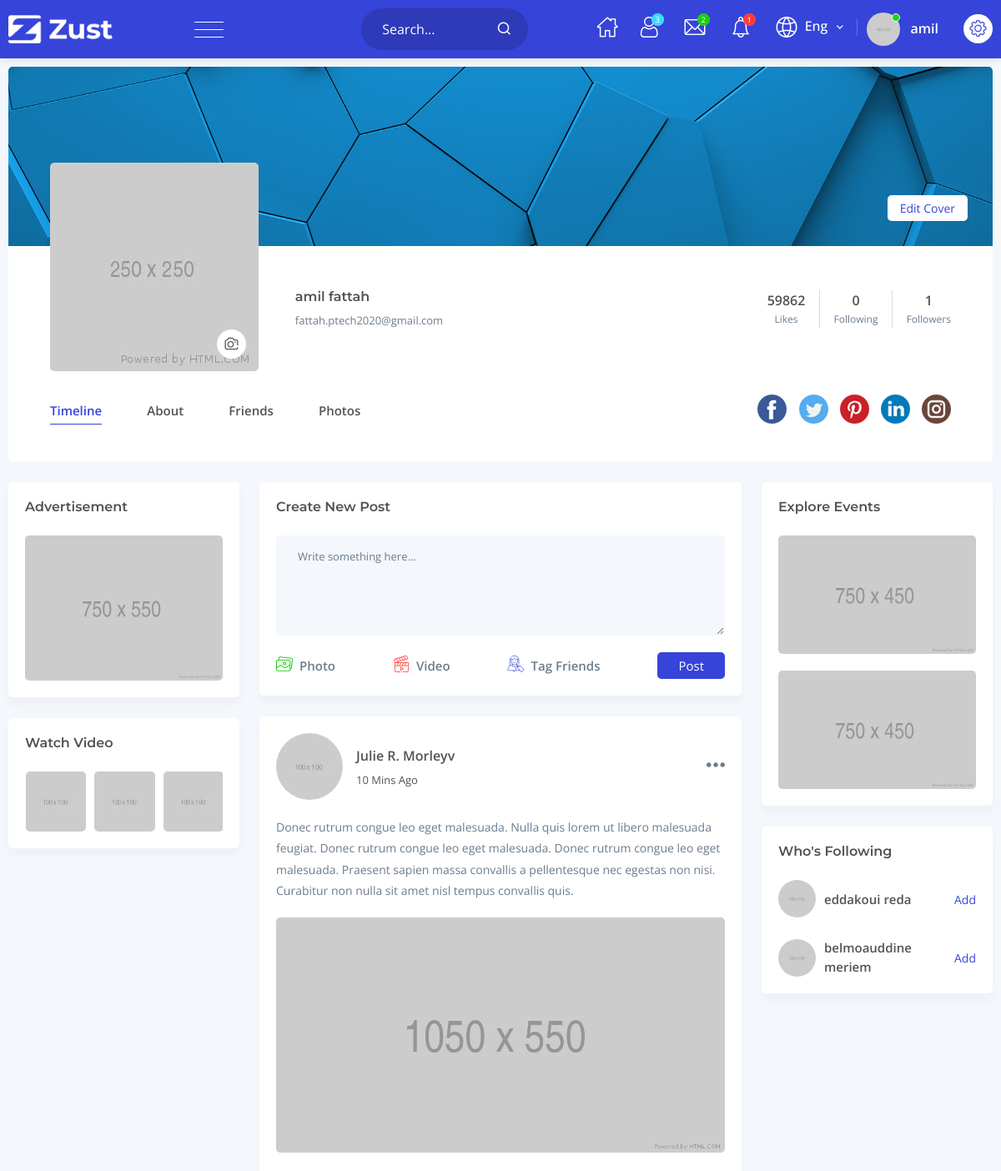
Before: /my-profile.php (signed in, upper part) with the older database file.
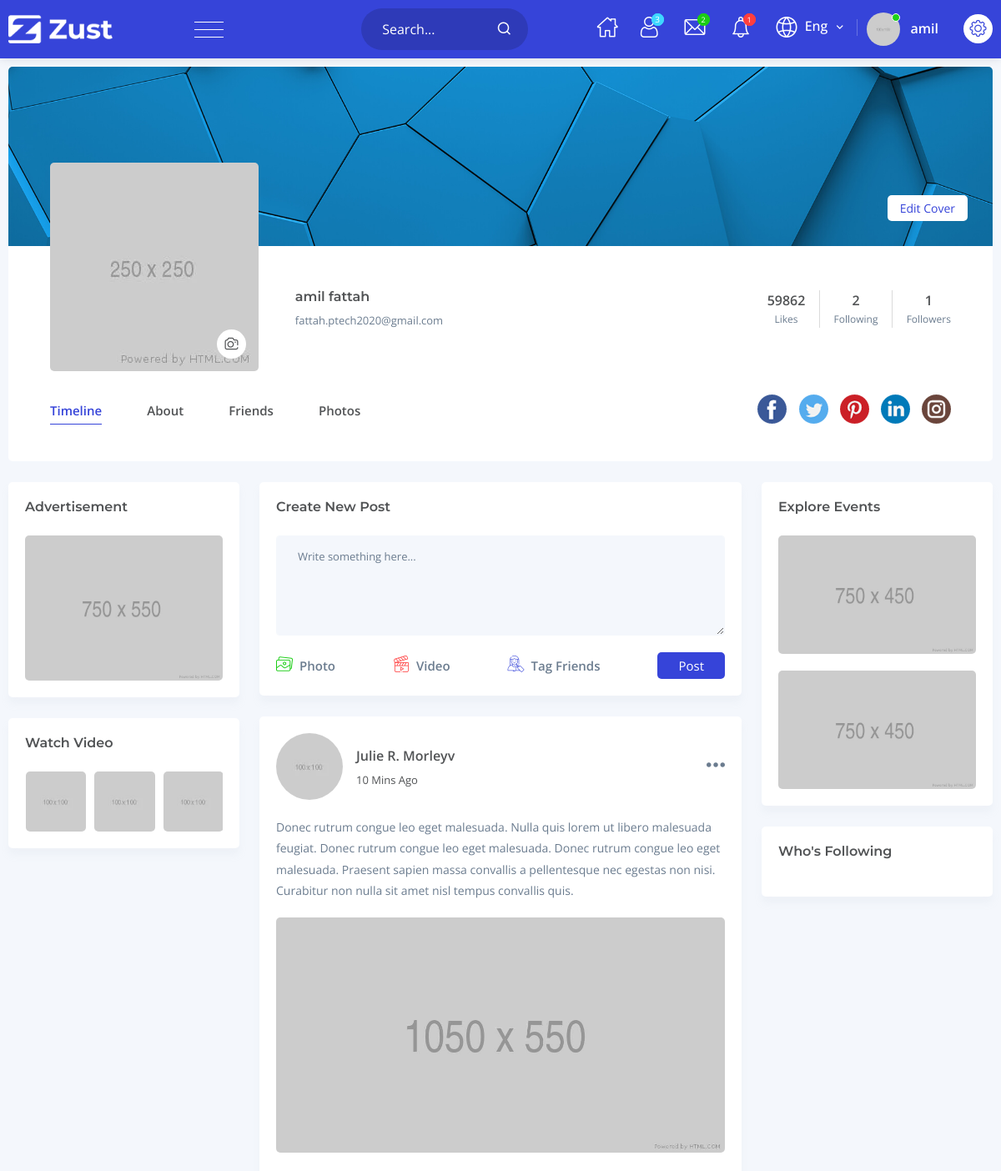
After: the same page with the newer database file.
### tables this page shows
CREATE TABLE `users` (
  `id_user` int(11) NOT NULL,
  `nom_user` varchar(60) NOT NULL,
  `prenom_user` varchar(60) NOT NULL,
  `email_user` varchar(150) NOT NULL,
  `pass_user` varchar(20) NOT NULL,
  `admin_user` int(11) NOT NULL,
  `imgprfl_user` varchar(200) NOT NULL DEFAULT 'assets/images/user/user-32.jpg',
  `phone_user` varchar(20) DEFAULT NULL,
  `gender_user` varchar(20) DEFAULT 'Unknown'
);

### my-profile.php (the view, shortened to what the rows shown need)
<?php
require('connection.php');
$id=$_SESSION['id_session'];
?>
<!doctype html>
<html lang="zxx">
    <head>
        <link rel="stylesheet" href="assets/css/bootstrap.min.css">
        <link rel="stylesheet" href="assets/css/animate.min.css">
        <link rel="stylesheet" href="assets/css/remixicon.css">
        <link rel="stylesheet" href="assets/css/flaticon.css">
        <link rel="stylesheet" href="assets/css/jquery-ui.min.css">
        <link rel="stylesheet" href="assets/css/magnific-popup.min.css">
        <link rel="stylesheet" href="assets/css/simplebar.min.css">
        <link rel="stylesheet" href="assets/css/metismenu.min.css">
        <link rel="stylesheet" href="assets/css/owl.carousel.min.css">
        <link rel="stylesheet" href="assets/css/owl.theme.default.min.css">
        <link rel="stylesheet" href="assets/css/style.css">
		<link rel="stylesheet" href="assets/css/responsive.css">
    </head>
    <body>
        <div class="main-content-wrapper d-flex flex-column">
            <?php include_once"includes/header_Navbar.php"; ?>
            <div class="content-page-box-area">
                <div class="my-profile-inner-box">
                    <div class="profile-info-box">
                        <div class="inner-info-box d-flex justify-content-between align-items-center">
                            <div class="info-text ms-3">
                                <h3><a href="#"><?php echo $donner['nom_user']." ".$donner['prenom_user'];?></a></h3>
                                <span><a href="mailto:<?php echo $donner['email_user'];?>"><?php echo $donner['email_user'];?></a></span>
                            </div>
                        </div>
                    </div>
                </div>
                <div class="tab-content" id="myTabContent">
                    <div class="tab-pane fade show active" id="timeline" role="tabpanel">
                        <div class="row">
                            <div class="col-lg-3 col-md-12">
                                <aside class="widget-area">
                                    <?php include_once"includes/who_S_Following.php"; ?>
                                </aside>
                            </div>
                        </div>
                    </div>
                </div>
            </div>
        </div>
    </body>
</html>

### includes/header_Navbar.php (shortened to what the rows shown need)
<?php
$req1 = $conn->query('SELECT * FROM users WHERE id_user='.$id);
$donner =$req1->fetch();
?>
<div class="navbar-area">
                <div class="main-navbar">
                    <nav class="navbar navbar-expand-lg navbar-light">
                        <div class="collapse navbar-collapse" id="navbarSupportedContent">
                            <div class="others-options d-flex align-items-center">
                                <div class="option-item">
                                    <div class="dropdown profile-nav-item">
                                        <a href="#" class="dropdown-bs-toggle" role="button" data-bs-toggle="dropdown" aria-haspopup="true" aria-expanded="false">
                                            <div class="menu-profile">
                                                <img src="assets/images/user/user-1.jpg" class="rounded-circle" alt="image">
                                                <span class="name"><?php echo $donner['nom_user']; ?></span>
                                                <span class="status-online"></span>
                                            </div>
                                        </a>
                                    </div>
                                </div>
                            </div>
                        </div>
                    </nav>
                </div>
            </div>

### includes/who_S_Following.php (shortened to what the rows shown need)
<?php
$reqFollow1 = $conn->query('SELECT * FROM users where not id_user='.$_SESSION['id_session'].' AND id_user NOT IN (SELECT id_following FROM follow WHERE id_follower = '.$_SESSION['id_session'].')');
?>
<div class="widget widget-who-following">
                                <?php
                                 while ($donner1 =$reqFollow1->fetch()) {
                                    ?>
                                <div class="following-item d-flex justify-content-between align-items-center" >
                                    <a href="#"><img src="assets/images/user/user-42.jpg" class="rounded-circle" alt="image"></a>
                                    <span class="name"><a href="#"><?php echo $donner1['nom_user']." ".$donner1['prenom_user'];?></a></span>
                                    <span class="add-friend" id="user-<?php echo $donner1['nom_user'];?>" onclick="removeMe(this, <?php echo  $donner1['id_user']; ?>)"><a style="cursor: pointer;">Add</a></span>
                                </div>
                                <?php }?>
                            </div>

Changed rows visible on the page:
no longer on this page (row edited): users: nom_user "eddakoui", prenom_user "reda"
no longer on this page (row edited): users: nom_user "belmoauddine", prenom_user "meriem"
Other visible differences:
$req->rowCount(): "0" → "2"
